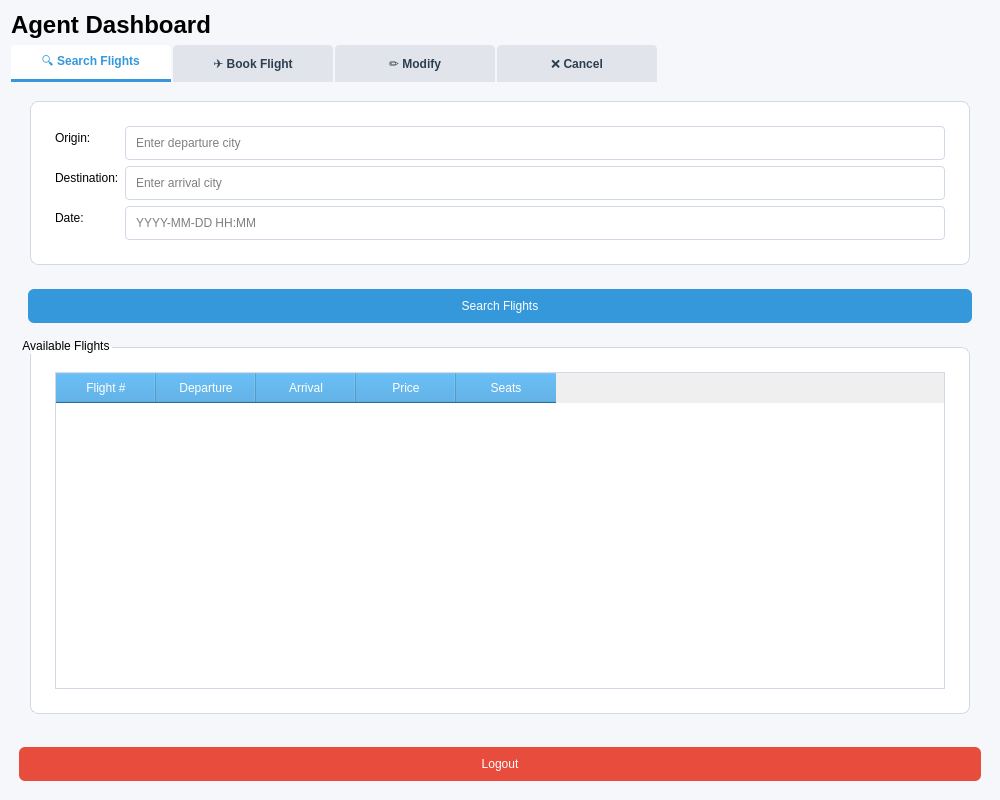
<?xml version="1.0" encoding="UTF-8"?>
<ui version="4.0">
 <class>mainAgentMenu</class>
 <widget class="QDialog" name="mainAgentMenu">
  <property name="geometry">
   <rect>
    <x>0</x>
    <y>0</y>
    <width>1000</width>
    <height>800</height>
   </rect>
  </property>
  <property name="windowTitle">
   <string>Airline System - Agent Dashboard</string>
  </property>
  <property name="styleSheet">
   <string notr="true">
        QDialog {
          background-color: #f5f7fa;
          font-family: 'Segoe UI', Arial, sans-serif;
        }
        QTabWidget::pane {
          border: none;
        }
        QTabBar::tab {
          background: #e1e5eb;
          color: #2c3e50;
          padding: 10px 20px;
          border-top-left-radius: 4px;
          border-top-right-radius: 4px;
          margin-right: 2px;
          font-weight: 500;
          min-width: 120px;
        }
        QTabBar::tab:selected {
          background: white;
          border-bottom: 3px solid #3498db;
          color: #3498db;
        }
        QGroupBox {
          border: 1px solid #d1d9e6;
          border-radius: 8px;
          margin: 10px;
          padding: 15px;
          background-color: white;
        }
        QPushButton {
          background-color: #3498db;
          color: white;
          border: none;
          padding: 10px 16px;
          border-radius: 6px;
          margin: 8px;
          min-width: 180px;
        }
        QPushButton:hover {
          background-color: #2980b9;
        }
        QPushButton#logoutButton {
          background-color: #e74c3c;
        }
        QPushButton#logoutButton:hover {
          background-color: #c0392b;
        }
        QLineEdit {
          padding: 8px;
          border: 1px solid #d1d9e6;
          border-radius: 4px;
        }
        QTableWidget {
          border: 1px solid #d1d9e6;
          background: white;
        }
        QHeaderView::section {
          background-color: #3498db;
          color: white;
          padding: 6px;
        }
        QLabel#headerLabel {
          font-size: 24px;
          font-weight: bold;
          qproperty-alignment: AlignCenter;
        }
      </string>
  </property>
  <layout class="QVBoxLayout" name="mainLayout">
   <item>
    <widget class="QLabel" name="headerLabel">
     <property name="text">
      <string>Agent Dashboard</string>
     </property>
    </widget>
   </item>
   <item>
    <widget class="QTabWidget" name="tabWidget">
     <property name="currentIndex">
      <number>0</number>
     </property>
     <widget class="QWidget" name="searchTab">
      <attribute name="title">
       <string>🔍 Search Flights</string>
      </attribute>
      <layout class="QVBoxLayout" name="searchLayout">
       <item>
        <widget class="QGroupBox" name="searchGroup">
         <layout class="QFormLayout" name="searchForm">
          <item row="0" column="0">
           <widget class="QLabel" name="originLabel">
            <property name="text">
             <string>Origin:</string>
            </property>
           </widget>
          </item>
          <item row="0" column="1">
           <widget class="QLineEdit" name="originInput">
            <property name="placeholderText">
             <string>Enter departure city</string>
            </property>
           </widget>
          </item>
          <item row="1" column="0">
           <widget class="QLabel" name="destLabel">
            <property name="text">
             <string>Destination:</string>
            </property>
           </widget>
          </item>
          <item row="1" column="1">
           <widget class="QLineEdit" name="destInput">
            <property name="placeholderText">
             <string>Enter arrival city</string>
            </property>
           </widget>
          </item>
          <item row="2" column="0">
           <widget class="QLabel" name="dateLabel">
            <property name="text">
             <string>Date:</string>
            </property>
           </widget>
          </item>
          <item row="2" column="1">
           <widget class="QLineEdit" name="dateInput">
            <property name="placeholderText">
             <string>YYYY-MM-DD HH:MM</string>
            </property>
           </widget>
          </item>
         </layout>
        </widget>
       </item>
       <item>
        <widget class="QPushButton" name="searchButton">
         <property name="text">
          <string>Search Flights</string>
         </property>
        </widget>
       </item>
       <item>
        <widget class="QGroupBox" name="resultsGroup">
         <property name="title">
          <string>Available Flights</string>
         </property>
         <layout class="QVBoxLayout" name="resultsLayout">
          <item>
           <widget class="QTableWidget" name="flightsTable">
            <property name="rowCount">
             <number>0</number>
            </property>
            <property name="columnCount">
             <number>5</number>
            </property>
            <column>
             <property name="text">
              <string>Flight #</string>
             </property>
            </column>
            <column>
             <property name="text">
              <string>Departure</string>
             </property>
            </column>
            <column>
             <property name="text">
              <string>Arrival</string>
             </property>
            </column>
            <column>
             <property name="text">
              <string>Price</string>
             </property>
            </column>
            <column>
             <property name="text">
              <string>Seats</string>
             </property>
            </column>
           </widget>
          </item>
         </layout>
        </widget>
       </item>
      </layout>
     </widget>
     <widget class="QWidget" name="bookTab">
      <attribute name="title">
       <string>✈️ Book Flight</string>
      </attribute>
      <layout class="QVBoxLayout" name="bookLayout">
       <item>
        <widget class="QGroupBox" name="passengerGroup">
         <property name="title">
          <string>Passenger Details</string>
         </property>
         <layout class="QFormLayout" name="passengerForm">
          <item row="0" column="0">
           <widget class="QLabel" name="passengerLabel">
            <property name="text">
             <string>Passenger Username:</string>
            </property>
           </widget>
          </item>
          <item row="0" column="1">
           <widget class="QLineEdit" name="passengerInput">
            <property name="placeholderText">
             <string>Enter passenger username</string>
            </property>
           </widget>
          </item>
         </layout>
        </widget>
       </item>
       <item>
        <widget class="QGroupBox" name="flightGroup">
         <property name="title">
          <string>Flight Details</string>
         </property>
         <layout class="QFormLayout" name="flightForm">
          <item row="0" column="0">
           <widget class="QLabel" name="flightNumLabel">
            <property name="text">
             <string>Flight Number:</string>
            </property>
           </widget>
          </item>
          <item row="0" column="1">
           <widget class="QLineEdit" name="flightNumInput">
            <property name="placeholderText">
             <string>Enter flight number</string>
            </property>
           </widget>
          </item>
          <item row="1" column="0">
           <widget class="QLabel" name="seatLabel">
            <property name="text">
             <string>Seat Number:</string>
            </property>
           </widget>
          </item>
          <item row="1" column="1">
           <widget class="QLineEdit" name="seatInput">
            <property name="placeholderText">
             <string>e.g., 12A, 7C</string>
            </property>
           </widget>
          </item>
         </layout>
        </widget>
       </item>
       <item>
        <widget class="QGroupBox" name="paymentGroup">
         <property name="title">
          <string>Payment Method</string>
         </property>
         <layout class="QHBoxLayout" name="paymentLayout">
          <item>
           <widget class="QRadioButton" name="walletRadio">
            <property name="text">
             <string>Wallet</string>
            </property>
            <property name="checked">
             <bool>true</bool>
            </property>
           </widget>
          </item>
          <item>
           <widget class="QRadioButton" name="paypalRadio">
            <property name="text">
             <string>PayPal</string>
            </property>
           </widget>
          </item>
          <item>
           <widget class="QRadioButton" name="creditRadio">
            <property name="text">
             <string>Credit Card</string>
            </property>
           </widget>
          </item>
         </layout>
        </widget>
       </item>
       <item>
        <widget class="QPushButton" name="bookButton">
         <property name="text">
          <string>Confirm Booking</string>
         </property>
        </widget>
       </item>
      </layout>
     </widget>
     <widget class="QWidget" name="modifyTab">
      <attribute name="title">
       <string>✏️ Modify</string>
      </attribute>
      <layout class="QVBoxLayout" name="modifyLayout">
       <item>
        <widget class="QGroupBox" name="modifySearchGroup">
         <property name="title">
          <string>Search Reservations</string>
         </property>
         <layout class="QFormLayout" name="modifySearchForm">
          <item row="0" column="0">
           <widget class="QLabel" name="modifyUserLabel">
            <property name="text">
             <string>Passenger Username:</string>
            </property>
           </widget>
          </item>
          <item row="0" column="1">
           <widget class="QLineEdit" name="modifyUserInput">
            <property name="placeholderText">
             <string>Enter passenger username</string>
            </property>
           </widget>
          </item>
         </layout>
        </widget>
       </item>
       <item>
        <widget class="QPushButton" name="modifySearchButton">
         <property name="text">
          <string>Search Reservations</string>
         </property>
        </widget>
       </item>
       <item>
        <widget class="QGroupBox" name="modifyResultsGroup">
         <property name="title">
          <string>Reservations</string>
         </property>
         <layout class="QVBoxLayout" name="modifyResultsLayout">
          <item>
           <widget class="QTableWidget" name="modifyTable">
            <property name="rowCount">
             <number>0</number>
            </property>
            <property name="columnCount">
             <number>6</number>
            </property>
            <column>
             <property name="text">
              <string>Reservation ID</string>
             </property>
            </column>
            <column>
             <property name="text">
              <string>Flight #</string>
             </property>
            </column>
            <column>
             <property name="text">
              <string>Passenger</string>
             </property>
            </column>
            <column>
             <property name="text">
              <string>Seat</string>
             </property>
            </column>
            <column>
             <property name="text">
              <string>Status</string>
             </property>
            </column>
            <column>
             <property name="text">
              <string>Route</string>
             </property>
            </column>
           </widget>
          </item>
         </layout>
        </widget>
       </item>
       <item>
        <widget class="QGroupBox" name="modifyActionGroup">
         <property name="title">
          <string>Modify Seat</string>
         </property>
         <layout class="QFormLayout" name="modifyActionForm">
          <item row="0" column="0">
           <widget class="QLabel" name="newSeatLabel">
            <property name="text">
             <string>New Seat Number:</string>
            </property>
           </widget>
          </item>
          <item row="0" column="1">
           <widget class="QLineEdit" name="newSeatInput">
            <property name="placeholderText">
             <string>Enter new seat number</string>
            </property>
           </widget>
          </item>
         </layout>
        </widget>
       </item>
       <item>
        <widget class="QPushButton" name="modifyButton">
         <property name="enabled">
          <bool>false</bool>
         </property>
         <property name="text">
          <string>Update Seat</string>
         </property>
        </widget>
       </item>
      </layout>
     </widget>
     <widget class="QWidget" name="cancelTab">
      <attribute name="title">
       <string>❌ Cancel</string>
      </attribute>
      <layout class="QVBoxLayout" name="cancelLayout">
       <item>
        <widget class="QGroupBox" name="cancelSearchGroup">
         <property name="title">
          <string>Search Reservations</string>
         </property>
         <layout class="QFormLayout" name="cancelSearchForm">
          <item row="0" column="0">
           <widget class="QLabel" name="cancelUserLabel">
            <property name="text">
             <string>Passenger Username:</string>
            </property>
           </widget>
          </item>
          <item row="0" column="1">
           <widget class="QLineEdit" name="cancelUserInput">
            <property name="placeholderText">
             <string>Enter passenger username</string>
            </property>
           </widget>
          </item>
         </layout>
        </widget>
       </item>
       <item>
        <widget class="QPushButton" name="cancelSearchButton">
         <property name="text">
          <string>Search Reservations</string>
         </property>
        </widget>
       </item>
       <item>
        <widget class="QGroupBox" name="cancelResultsGroup">
         <property name="title">
          <string>Reservations</string>
         </property>
         <layout class="QVBoxLayout" name="cancelResultsLayout">
          <item>
           <widget class="QTableWidget" name="cancelTable">
            <property name="rowCount">
             <number>0</number>
            </property>
            <property name="columnCount">
             <number>6</number>
            </property>
            <column>
             <property name="text">
              <string>Reservation ID</string>
             </property>
            </column>
            <column>
             <property name="text">
              <string>Flight #</string>
             </property>
            </column>
            <column>
             <property name="text">
              <string>Passenger</string>
             </property>
            </column>
            <column>
             <property name="text">
              <string>Seat</string>
             </property>
            </column>
            <column>
             <property name="text">
              <string>Status</string>
             </property>
            </column>
            <column>
             <property name="text">
              <string>Route</string>
             </property>
            </column>
           </widget>
          </item>
         </layout>
        </widget>
       </item>
       <item>
        <widget class="QPushButton" name="cancelButton">
         <property name="enabled">
          <bool>false</bool>
         </property>
         <property name="text">
          <string>Cancel Reservation</string>
         </property>
        </widget>
       </item>
      </layout>
     </widget>
    </widget>
   </item>
   <item>
    <widget class="QPushButton" name="logoutButton">
     <property name="text">
      <string>Logout</string>
     </property>
    </widget>
   </item>
  </layout>
 </widget>
 <resources/>
 <connections>
  <connection>
   <sender>logoutButton</sender>
   <signal>clicked()</signal>
   <receiver>mainAgentMenu</receiver>
   <slot>deleteLater()</slot>
   <hints>
    <hint type="sourcelabel">
     <x>20</x>
     <y>20</y>
    </hint>
    <hint type="destinationlabel">
     <x>20</x>
     <y>20</y>
    </hint>
   </hints>
  </connection>
 </connections>
</ui>
